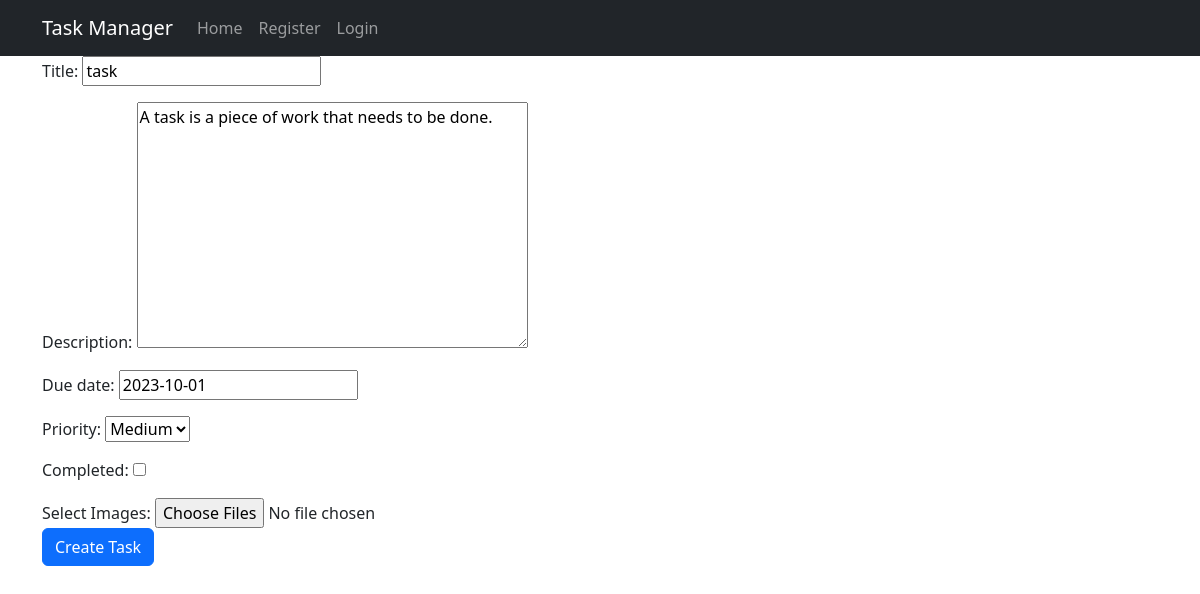
Screenshot of /tasks/30/update/ with the database file from the repository.
### tasks/models.py (models this page shows, shortened)
class Task(models.Model):
    title = models.CharField(max_length=100)
    description = models.TextField()
    due_date = models.DateField()
    priority = models.CharField(max_length=10, choices=PRIORITY_CHOICES)
    completed = models.BooleanField(default=False)
    created_at = models.DateTimeField(auto_now_add=True)
    updated_at = models.DateTimeField(auto_now=True, null=True, blank=True)
    user = models.ForeignKey(User, on_delete=models.CASCADE, related_name='tasks')

### tasks/views.py (the view)
# urls.py: path('tasks/<int:pk>/update/', TaskUpdateView.as_view(), name='task_update'),
class TaskUpdateView(UpdateView):
    model = Task
    form_class = TaskForm
    template_name = 'task_update.html'
    success_url = reverse_lazy('home')

### tasks/forms.py
class TaskForm(forms.ModelForm):
    class Meta:
        model = Task
        fields = ['title', 'description', 'due_date', 'priority', 'completed']

### tasks/templates/task_update.html (shortened to what this page needs)
{% extends "base.html" %}
{% block content %}
<form method="post" enctype="multipart/form-data">
    {{ form.as_p }}
    <div class="form-group">
        <label for="{{ form.images.id_for_label }}">Select Images:</label>
        <input type="file" name="images" id="{{ form.images.id_for_label }}" multiple>
    </div>
    <button type="submit" class="btn btn-primary">Create Task</button>
</form>
{% endblock %}

### rows the page displays
Task: title "task", description "A task is a piece of work that needs to be done.", due_date "2023-10-01", priority "Medium"
